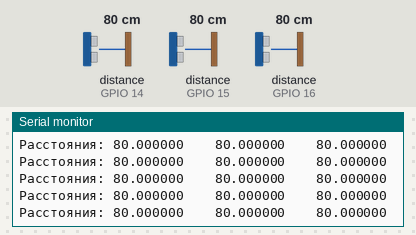
Recording of a sketch running on a simulated ESP32. On the bench: the last lines printed to the serial monitor. The test bench sets the inputs (shaded band); at power-on: distance to the obstacle (sensors on GPIO 14, GPIO 15, GPIO 16) 80 cm. The echo pulse lasts 58.3 µs per cm.

Above: at 1.2 s.
1.3 s: distance to the obstacle (sensor on GPIO 14) set to 2 cm
At 1.51 s:
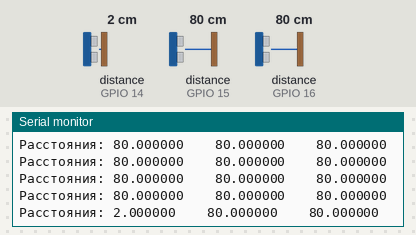
2.8 s: distance to the obstacle (sensor on GPIO 15) set to 2 cm
At 2.85 s:
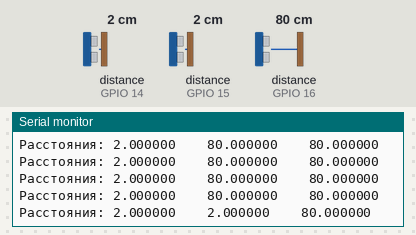
4.3 s: distance to the obstacle (sensor on GPIO 16) set to 2 cm
At 4.35 s:
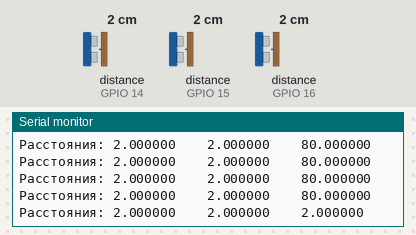
5.8 s: distance to the obstacle (sensor on GPIO 14) set to 4 cm
At 5.88 s:
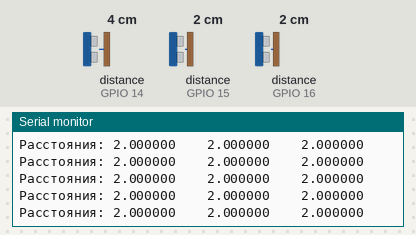
7.3 s: distance to the obstacle (sensor on GPIO 15) set to 4 cm
At 7.32 s:
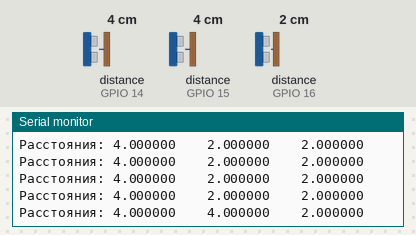
8.8 s: distance to the obstacle (sensor on GPIO 16) set to 4 cm
At 8.86 s:
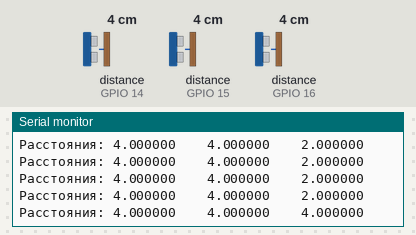
Timing chart, 0 to 11.3 s (numbered marks = the images above; inputs shaded):
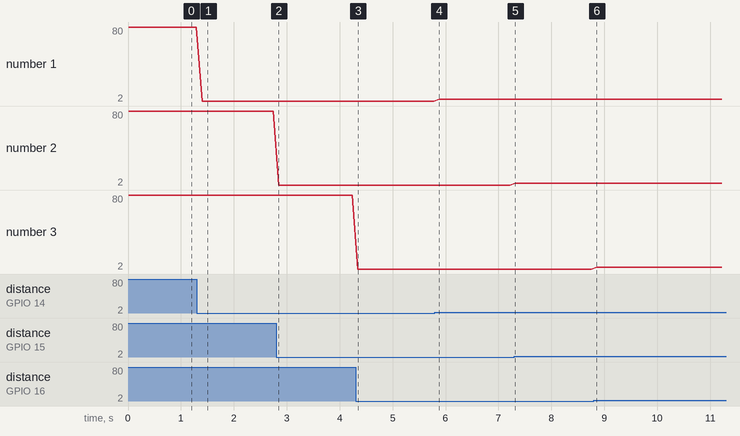

The sketch:

DistanceSensors.ino
```cpp
#include <HCSR04.h>
#include "SensorDevs.h"

/* Инициализируем датчики растояния */
UltraSonicDistanceSensor Range_1(RANGE_1_TRIG,RANGE_1_ECHO);
UltraSonicDistanceSensor Range_2(RANGE_2_TRIG,RANGE_2_ECHO);
UltraSonicDistanceSensor Range_3(RANGE_3_TRIG,RANGE_3_ECHO);

void setup () {
  Serial.begin(115200);
}

void loop () {
  /* Измерим расстояния на всех трёх датчиках */
  float dist_1 = Range_1.measureDistanceCm();
  float dist_2 = Range_2.measureDistanceCm();
  float dist_3 = Range_3.measureDistanceCm();

  /* Выведем расстояния в терминал */
  Serial.printf("Расстояния: %f \t %f \t %f \n", dist_1, dist_2, dist_3);
  delay(100);
}
```

Measured:
- after the input at 1.3 s, the serial monitor: prints a new line after 0.10 s (image 1)
- after the input at 2.8 s, the serial monitor: prints a new line after 0.05 s (image 2)
- after the input at 4.3 s, the serial monitor: prints a new line at once (image 3)
- after the input at 7.3 s, the serial monitor: prints a new line at once (image 5)
- after the input at 8.8 s, the serial monitor: prints a new line after 0.06 s (image 6)
- plotted number 1: 80 → 2 after the input at 1.3 s, 2 → 4 after the input at 5.8 s
